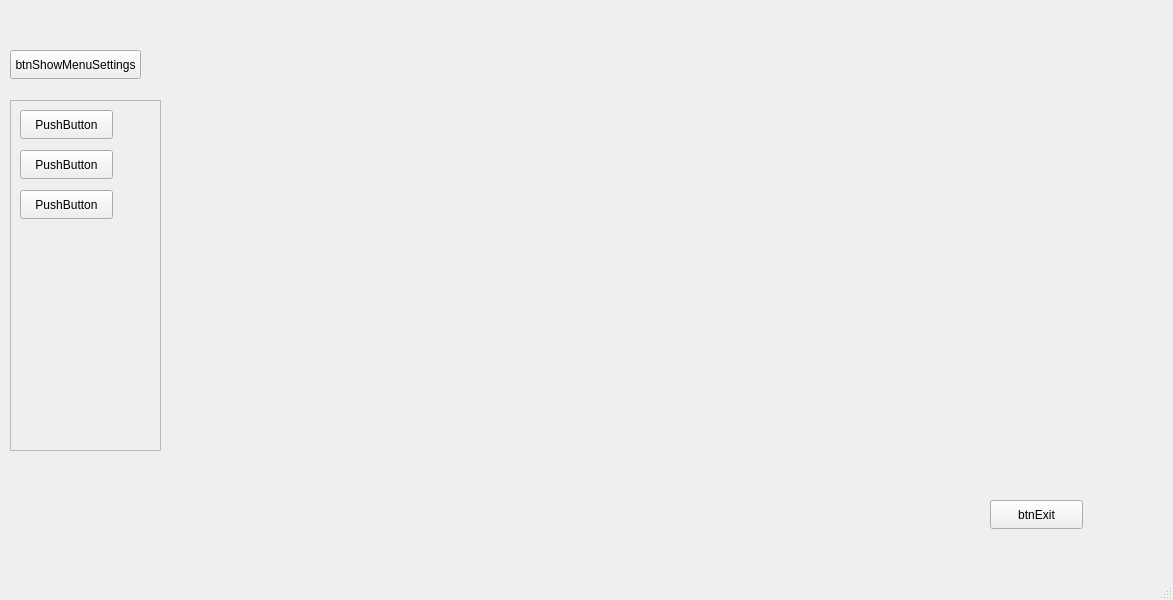
<?xml version="1.0" encoding="UTF-8"?>
<ui version="4.0">
 <class>Settings</class>
 <widget class="QMainWindow" name="Settings">
  <property name="geometry">
   <rect>
    <x>0</x>
    <y>0</y>
    <width>1173</width>
    <height>600</height>
   </rect>
  </property>
  <property name="windowTitle">
   <string>MainWindow</string>
  </property>
  <widget class="QWidget" name="centralwidget">
   <widget class="QPushButton" name="btnExit">
    <property name="geometry">
     <rect>
      <x>990</x>
      <y>500</y>
      <width>93</width>
      <height>29</height>
     </rect>
    </property>
    <property name="text">
     <string>btnExit</string>
    </property>
   </widget>
   <widget class="QPushButton" name="btnShowMenuSettings">
    <property name="geometry">
     <rect>
      <x>10</x>
      <y>50</y>
      <width>131</width>
      <height>29</height>
     </rect>
    </property>
    <property name="text">
     <string>btnShowMenuSettings</string>
    </property>
   </widget>
   <widget class="QFrame" name="frmMainLeft">
    <property name="geometry">
     <rect>
      <x>10</x>
      <y>100</y>
      <width>151</width>
      <height>351</height>
     </rect>
    </property>
    <property name="frameShape">
     <enum>QFrame::StyledPanel</enum>
    </property>
    <property name="frameShadow">
     <enum>QFrame::Raised</enum>
    </property>
    <widget class="QPushButton" name="pushButton">
     <property name="geometry">
      <rect>
       <x>10</x>
       <y>10</y>
       <width>93</width>
       <height>29</height>
      </rect>
     </property>
     <property name="text">
      <string>PushButton</string>
     </property>
    </widget>
    <widget class="QPushButton" name="pushButton_2">
     <property name="geometry">
      <rect>
       <x>10</x>
       <y>50</y>
       <width>93</width>
       <height>29</height>
      </rect>
     </property>
     <property name="text">
      <string>PushButton</string>
     </property>
    </widget>
    <widget class="QPushButton" name="pushButton_3">
     <property name="geometry">
      <rect>
       <x>10</x>
       <y>90</y>
       <width>93</width>
       <height>29</height>
      </rect>
     </property>
     <property name="text">
      <string>PushButton</string>
     </property>
    </widget>
   </widget>
  </widget>
  <widget class="QMenuBar" name="menubar">
   <property name="geometry">
    <rect>
     <x>0</x>
     <y>0</y>
     <width>1173</width>
     <height>26</height>
    </rect>
   </property>
  </widget>
  <widget class="QStatusBar" name="statusbar"/>
 </widget>
 <resources/>
 <connections/>
</ui>
